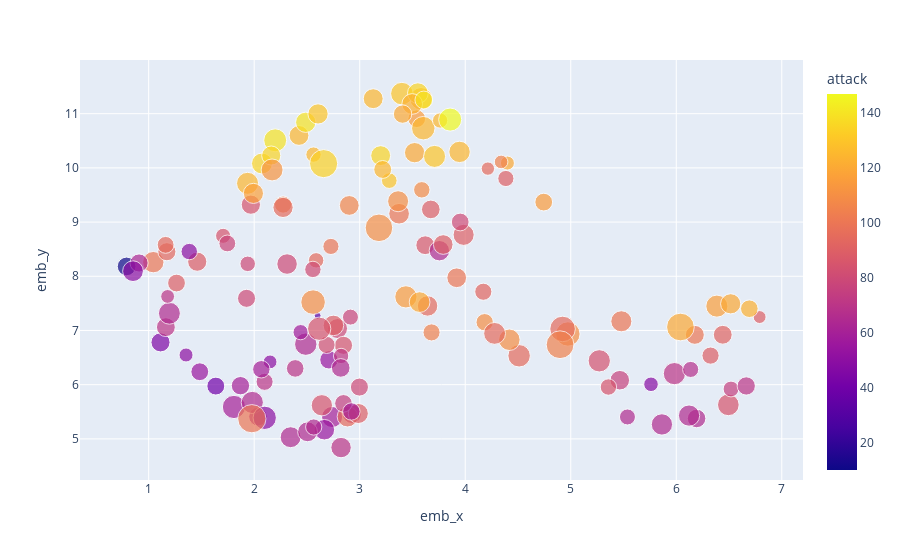

The code cell stored with this chart in its notebook:
### Code cell
# Same graph but highlighting how the dimensions correlate with specific stats
thestat = 'attack'
fig = px.scatter(data_frame=pareto_only,
                 x='emb_x',
                 y='emb_y', 
                 hover_name='name',
                 color=thestat,
                 size='scaled_total_z',
                 hover_data={s:':.2f' for s in zstat_names})
fig.show()

### Figure 1 — Plotly figure (JSON) as saved in the notebook; plotly's stock layout.template omitted (floating-point values rounded to 4 significant figures; data arrays with more than 128 entries replaced by an {"elided": "..."} marker saying what was removed)
{"data": [{"customdata": {"elided": "143x6 float values"}, "hovertemplate": "<b>%{hovertext}</b><br><br>emb_x=%{x}<br>emb_y=%{y}<br>scaled_total_z=%{marker.size}<br>z_attack=%{customdata[0]:.2f}<br>z_defense=%{customdata[1]:.2f}<br>z_sp_attack=%{customdata[2]:.2f}<br>z_sp_defense=%{customdata[3]:.2f}<br>z_speed=%{customdata[4]:.2f}<br>z_hp=%{customdata[5]:.2f}<br>attack=%{marker.color}<extra></extra>", "hovertext": {"elided": "143 str values"}, "legendgroup": "", "marker": {"color": {"elided": "143 int values"}, "coloraxis": "coloraxis", "size": {"elided": "143 float values"}, "sizemode": "area", "sizeref": 0.01739, "symbol": "circle"}, "mode": "markers", "name": "", "orientation": "v", "showlegend": false, "type": "scatter", "x": {"elided": "143 float values"}, "xaxis": "x", "y": {"elided": "143 float values"}, "yaxis": "y"}], "layout": {"coloraxis": {"colorbar": {"title": {"text": "attack"}}, "colorscale": [[0, "#0d0887"], [0.1111, "#46039f"], [0.2222, "#7201a8"], [0.3333, "#9c179e"], [0.4444, "#bd3786"], [0.5556, "#d8576b"], [0.6667, "#ed7953"], [0.7778, "#fb9f3a"], [0.8889, "#fdca26"], [1, "#f0f921"]]}, "legend": {"itemsizing": "constant", "tracegroupgap": 0}, "margin": {"t": 60}, "xaxis": {"anchor": "y", "domain": [0, 1], "title": {"text": "emb_x"}}, "yaxis": {"anchor": "x", "domain": [0, 1], "title": {"text": "emb_y"}}}}
